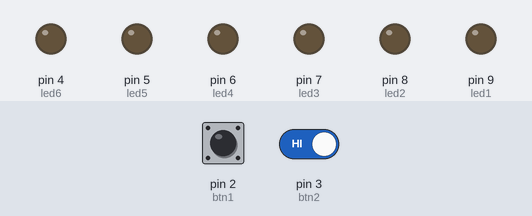
Simulated run of this sketch. Board: Arduino Uno, built with avr-gcc and run on an emulated ATmega328P. Parts: output pins drawn as LEDs (lit = HIGH). Dashed ring = blinking. The inputs (shaded band) are chosen by the test bench; at power-on: pin 2 (btn1) HIGH, pin 3 (btn2) HIGH.

Above: at 1.2 s.
1.3 s: pin 2 (btn1) pulled LOW for 0.15 s
At 1.5 s:
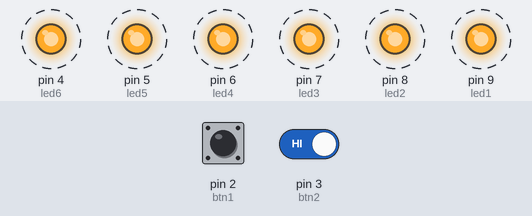
7.4 s: pin 3 (btn2) driven HIGH
8.9 s: pin 3 (btn2) driven LOW
At 9.1 s:
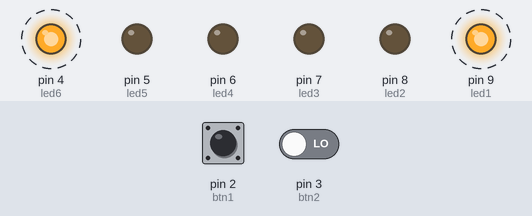
At 9.9 s:
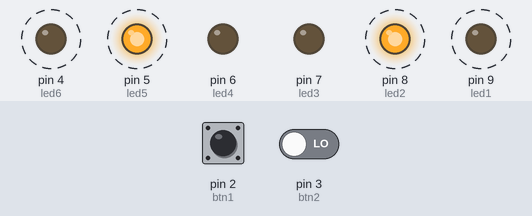
Timing chart, 0 to 12.9 s (numbered marks = the images above; inputs shaded):
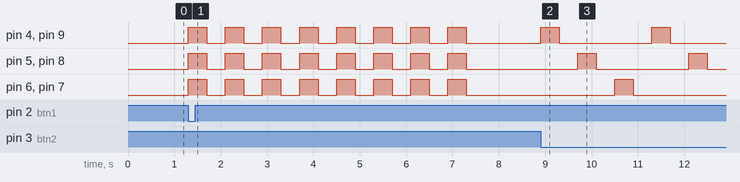

Measured:
- after the input at 1.3 s, pin 4 (led6), pin 5 (led5), pin 6 (led4), pin 7 (led3), pin 8 (led2), pin 9 (led1): alternates HIGH for 0.40 s and LOW for 0.40 s, starting at once
- after the input at 7.4 s, every drawn part: stays the same
- after the input at 8.9 s, pin 4 (led6), pin 9 (led1): alternates HIGH for 0.40 s and LOW for 2.0 s, starting at once; pin 5 (led5), pin 8 (led2): alternates HIGH for 0.40 s and LOW for 2.0 s, starting after 0.80 s; pin 6 (led4), pin 7 (led3): LOW → HIGH after 1.6 s, → LOW 0.40 s later

The sketch:

AcostaMaxel_Tarea2.ino
```cpp
/*
 * TAREA 2
 * Realice un programa que al presionar un pulsador, active un juego de 6 luces led que solo se enciendan. Este juego se ejecutará 8 veces cada vez que se presione el pulsador.

Con otro pulsador, active un juego de 6 luces led que encienda  y apague  en grupos de dos en dos de la forma:

1 y 6, 2 y 5 , 3 y 4

Este juego se ejecutará 10 veces cada vez que se presione este pulsador.

UTILICE LOS CONDICIONANTES IF Y WHILE PARA RESOLVERLO
 */
const int led1=9;
const int led2=8;
const int led3=7;
const int led4=6;
const int led5=5;
const int led6=4;
const int btn2=3;
const int btn1=2;
int i=0;
int j=0;
//DECLARE LAS VARIABLES ENTERAS PARA REALIZAR EL BUCLE DEL WHILE
void setup() {
  // put your setup code here, to run once:
  pinMode(led1,OUTPUT);
  pinMode(led2,OUTPUT);
  pinMode(led3,OUTPUT);
  pinMode(led4,OUTPUT);
  pinMode(led5,OUTPUT);
  pinMode(led6,OUTPUT);
  pinMode(btn1,INPUT);
  pinMode(btn2,INPUT);
  // DECLARE LOS PINS DE LOS PUERTOS DIGITALES DE ENTRADA Y LOS DE SALIDA

}

void loop() {
  //PARA RESOLVER EL PRIMERO PLANTEE UN IF PARA CUANDO EL BOTON SE CIERRE EN BAJO ESTE ENTRE A UN CICLO WHILE
  //Y COMO LA VARIABLE EMPIEZA EN ALTO SE ENTENDERA QUE SI PONGO EL CONTADOR HASTA 8 ME DARA 9 REPETICIONES
  //POR LO CUAL DECIDI PONERLE EN 7 PARA REALIZAR LAS 8 REPETICIONES REQUERIDAS
  //ENTONCES SE REALIZARA EL ENCENDIDO Y APAGADO DE LOS LEDS CON UN DELAY DE 400ms HASTA CUMPLIR LAS 8 REPETICIONES
  if(digitalRead(btn1)==LOW){
    while(i<=7){
      i++;
      digitalWrite(led1,HIGH);
      digitalWrite(led2,HIGH);
      digitalWrite(led3,HIGH);
      digitalWrite(led4,HIGH);
      digitalWrite(led5,HIGH);
      digitalWrite(led6,HIGH);
      delay(400);
      digitalWrite(led1,LOW);
      digitalWrite(led2,LOW);
      digitalWrite(led3,LOW);
      digitalWrite(led4,LOW);
      digitalWrite(led5,LOW);
      digitalWrite(led6,LOW);
      delay(400);

      }
    }
    // DE LA MISMA MANERA EN EL SEGUNDO BOTON LEERA EL ESTADO PARA ACTIVARSE Y ENTRARA A UN CICLO WHILE
    // Y DE ESTE MODO SOLO HAY QUE ORDENAR BIEN EL ENCENDIDO Y APAGADO CORRECTO DE LOS LEDS
    //HASTA QUE EL CONDICIONANTE LLEGUE A 10 REPETICIONES
     if(digitalRead(btn2)==LOW){
      while(j<=9){
        j++;
        digitalWrite(led1,HIGH);
        digitalWrite(led6,HIGH);
        delay(400);
        digitalWrite(led1,LOW);
        digitalWrite(led6,LOW);
        delay(400);
        digitalWrite(led2,HIGH);
        digitalWrite(led5,HIGH);
        delay(400);
        digitalWrite(led2,LOW);
        digitalWrite(led5,LOW);
        delay(400);
        digitalWrite(led3,HIGH);
        digitalWrite(led4,HIGH);
        delay(400);
        digitalWrite(led3,LOW);
        digitalWrite(led4,LOW);
        delay(400);
        }
      }


  // put your main code here, to run repeatedly:

}
```
